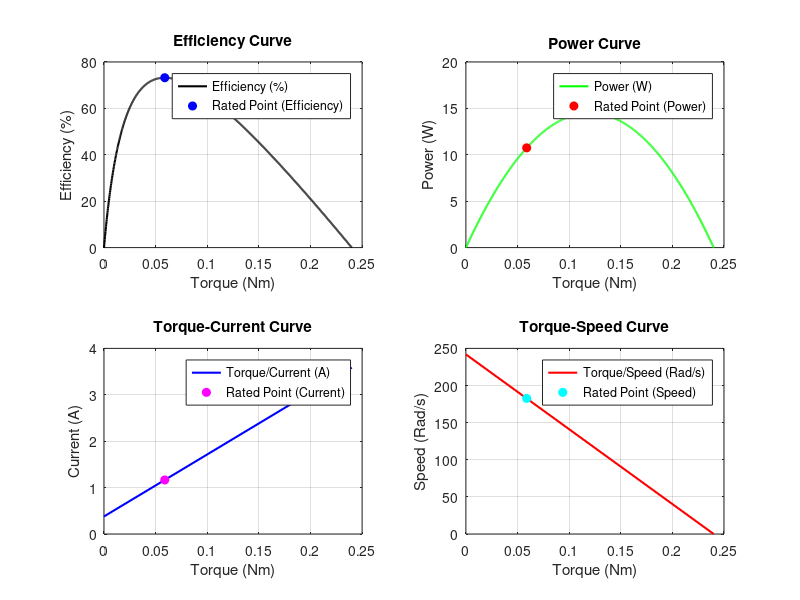

MATLAB code for this plot: (Note: this script raises an error after producing the figure.)
% Updated Parameters
maxSpeed = 241.91;           % Max Speed in rad/s
I_No_load = 0.378154;           % No-load Current in A
I_Stall = 3.586;              % Stall Current in A
stallTorque = 0.24;         % Stall Torque in Nm
Vin = 12.6;                   % Input Voltage in V

% Efficiency Curve
Torque1 = linspace(0, stallTorque, 1000);  % Torque from 0 to Stall Torque
n = ((-(maxSpeed/stallTorque)*((Torque1).^2) + maxSpeed*Torque1) ./ ...
    (((I_Stall - I_No_load)/stallTorque)*Torque1*Vin + I_No_load*Vin)) * 100;

% Find the maximum efficiency and its corresponding torque (Rated Point)
[maxEfficiency, idx] = max(n);  % maxEfficiency is the highest value, idx is its index
ratedTorque = Torque1(idx);     % Find the corresponding torque

% Power Curve
Torque2 = linspace(0, stallTorque, 1000);  % Torque from 0 to Stall Torque
P = -(maxSpeed/stallTorque)*((Torque2).^2) + maxSpeed*Torque2;

% Find the Rated Power (Power at rated torque)
ratedPower = -(maxSpeed/stallTorque)*(ratedTorque^2) + maxSpeed*ratedTorque;

% Torque-Current Curve
xTorqueCurrent = [0, stallTorque];  % Torque range
yCurrent = [I_No_load, I_Stall];    % Current range
ratedCurrent = interp1(xTorqueCurrent, yCurrent, ratedTorque, 'linear');  % Current at rated torque

% Torque-Speed Curve
xTorqueSpeed = [0, stallTorque];    % Torque range
ySpeed = [maxSpeed, 0];             % Speed range
ratedSpeed = interp1(xTorqueSpeed, ySpeed, ratedTorque, 'linear');  % Speed at rated torque

% Combined Plot in Subplots
figure;

% Subplot 1: Efficiency Curve
subplot(2, 2, 1);  % 2x2 grid, first subplot
plot(Torque1, n, '-black', 'LineWidth', 1.5, 'DisplayName', 'Efficiency (%)');
hold on;
plot(ratedTorque, maxEfficiency, 'bo', 'MarkerFaceColor', 'b', 'DisplayName', 'Rated Point (Efficiency)');
xlabel('Torque (Nm)');
ylabel('Efficiency (%)');
title('Efficiency Curve');
grid on;
legend('Location', 'Best');

% Subplot 2: Power Curve
subplot(2, 2, 2);  % 2x2 grid, second subplot
plot(Torque2, P, '-g', 'LineWidth', 1.5, 'DisplayName', 'Power (W)');
hold on;
plot(ratedTorque, ratedPower, 'ro', 'MarkerFaceColor', 'r', 'DisplayName', 'Rated Point (Power)');
xlabel('Torque (Nm)');
ylabel('Power (W)');
title('Power Curve');
grid on;
legend('Location', 'Best');

% Subplot 3: Torque-Current Curve
subplot(2, 2, 3);  % 2x2 grid, third subplot
plot(xTorqueCurrent, yCurrent, '-b', 'LineWidth', 1.5, 'DisplayName', 'Torque/Current (A)');
hold on;
plot(ratedTorque, ratedCurrent, 'mo', 'MarkerFaceColor', 'm', 'DisplayName', 'Rated Point (Current)');
xlabel('Torque (Nm)');
ylabel('Current (A)');
title('Torque-Current Curve');
grid on;
legend('Location', 'Best');

% Subplot 4: Torque-Speed Curve
subplot(2, 2, 4);  % 2x2 grid, fourth subplot
plot(xTorqueSpeed, ySpeed, '-r', 'LineWidth', 1.5, 'DisplayName', 'Torque/Speed (Rad/s)');
hold on;
plot(ratedTorque, ratedSpeed, 'co', 'MarkerFaceColor', 'c', 'DisplayName', 'Rated Point (Speed)');
xlabel('Torque (Nm)');
ylabel('Speed (Rad/s)');
title('Torque-Speed Curve');
grid on;
legend('Location', 'Best');

% Adjust layout for better spacing
sgtitle('DC Motor Characteristics');